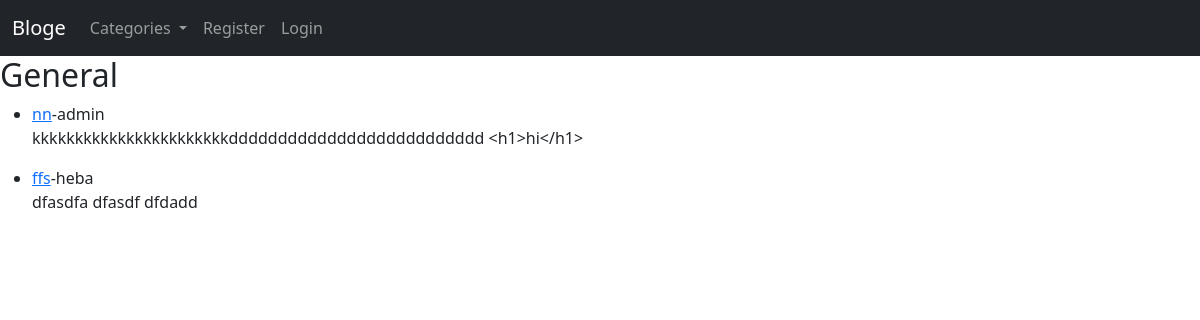
/category/General, run on an earlier commit of the app's database.
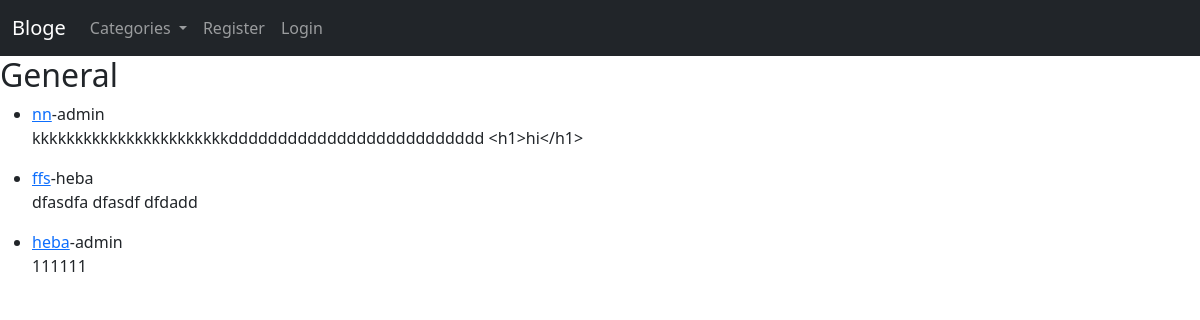
And on a later commit of the database.
### myblog/models.py (models this page shows, shortened)
class Post(models.Model):
    title = models.CharField(max_length=255)
    title_tag = models.CharField(max_length=255)
    author = models.ForeignKey(User, on_delete=models.CASCADE)
    category = models.ForeignKey(Category, on_delete=models.SET_DEFAULT, default=1)
    body = models.TextField()
    post_date = models.DateField(auto_now_add=True)
    likes= models.ManyToManyField(User, related_name='blog_posts')
    def __str__(self):
        return self.title + " | " + str(self.author)

### myblog/views.py (the view)
# urls.py: path("category/<str:category_name>", CategoryView, name="category-detail"),
def CategoryView(request, category_name):
    category_name=category_name.replace("-", " ")
    category = Category.objects.get(name=category_name)
    print(category)
    posts = Post.objects.filter(category=category)
    print(posts)
    context = {"category": category, "posts": posts}
    return render(request, "categories.html", context)

### ablog/context_processors.py (called while the page is built)
def add_variable_to_context(request):
    return {
        "categories": Category.objects.order_by("id").all(),
    }

### myblog/models.py (called while the page is built)
    def __str__(self):
        return self.name

### myblog/templates/categories.html (shortened to what this page needs)
{% extends 'base.html' %} {% block content %}
<h2>{{ category }}</h2>
<ul>
  {% for post in posts %}
  <li>
    <a href="{% url 'post-detail' post.pk %}">{{post.title}}</a>-{{post.author}}
    <p>{{ post.body| slice:":200" }}</p>
  </li>
  {% endfor %}
</ul>
{% endblock %}

What changed in the data, as far as the page shows it:
added Post: title "heba", author "admin", body "111111"
